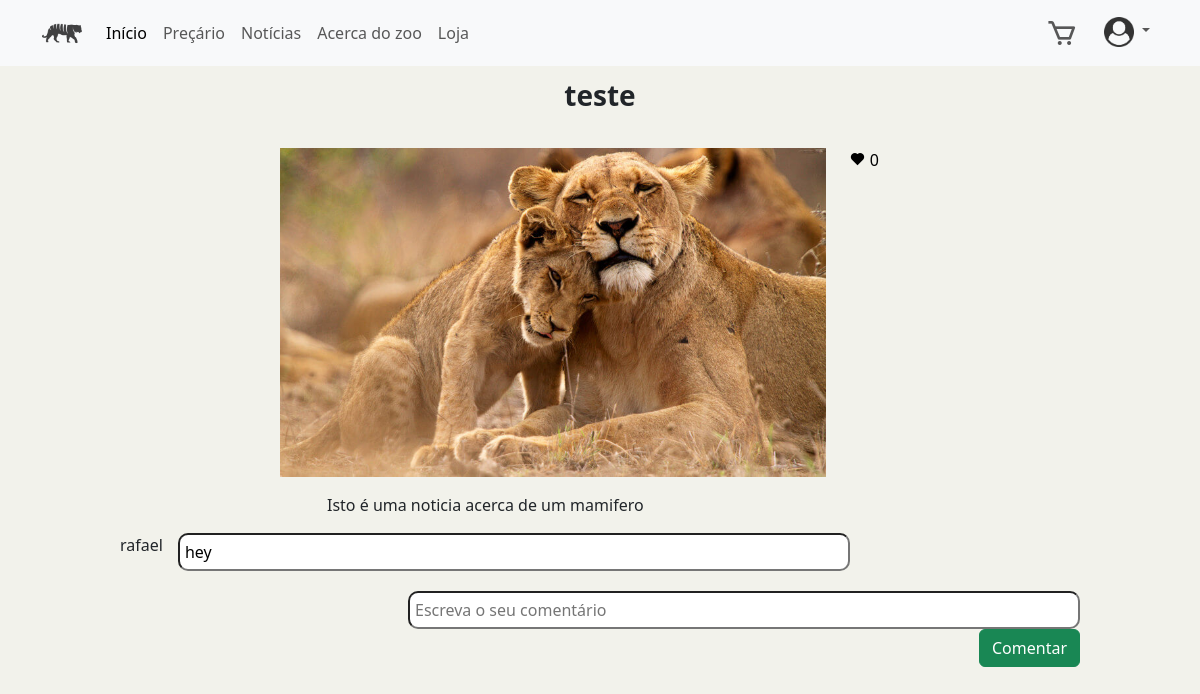
Page /noticia/3 (signed in) on the committed database.
### ZOO_App/models.py (models this page shows)
class Noticia(models.Model):
    imagem = models.FileField(upload_to="noticias", null=True)
    descricao = models.CharField(max_length=200)
    titulo = models.CharField(max_length=20)

class Comentario(models.Model):
    utilizador = models.ForeignKey(Utilizador, on_delete=models.DO_NOTHING)
    noticia = models.ForeignKey(Noticia, on_delete=models.CASCADE)
    data = models.DateField(default= datetime.now)
    comentario = models.CharField(max_length=200)

class Utilizador(models.Model):
    user = models.OneToOneField(User, on_delete=models.CASCADE)
    data_nascimento = models.DateField()
    morada = models.CharField(max_length=100)
    numero_contribuinte = models.IntegerField()

### ZOO_App/views.py (the view)
# urls.py: path('noticia/<int:noticia_id>',views.render_detalhe_noticia, name='detalhe_noticia'),
def render_detalhe_noticia(request, noticia_id):
    noticia = get_object_or_404(Noticia, pk=noticia_id)
    comments = Comentario.objects.filter(noticia=noticia)
    like_amount = len(UtilizadorNoticia_pk.objects.filter(noticia=noticia, like=True))
    if request.user.is_authenticated:
        try:
            visualizacao = UtilizadorNoticia_pk.objects.get(utilizador=request.user.utilizador, noticia=noticia)
        except UtilizadorNoticia_pk.DoesNotExist:
            visualizacao = UtilizadorNoticia_pk(utilizador=request.user.utilizador, noticia=noticia)
        visualizacao.save()
        list = getProductsInCart(request)
        return render(request, 'ZOO_App/detalhe_noticia.html', {'noticia': noticia, "comments": comments, 'all' :list, "like": visualizacao.like, "like_amount": like_amount})
    return render(request, 'ZOO_App/detalhe_noticia.html', {'noticia': noticia, "comments": comments, "like_amount": like_amount})

### ZOO_App/views.py (called while the page is built)
def auxGetProductsInCart(utilizador):
    pcc_pk = ProdutoCarinhoCompras_pk.objects.filter(utilizador=utilizador)
    list=[]
    for item in pcc_pk:
        if item.produto.ativo==False:
            continue
        list.append(item)
    return list

def getProductsInCart(request):
    product_list = Produto.objects.all()
    utilizador = get_object_or_404(Utilizador, user_id=request.user.id)
    list = auxGetProductsInCart(utilizador)
    return list

### ZOO_App/templates/ZOO_App/detalhe_noticia.html (shortened to what this page needs)
{%extends "./index.html"%} {% block conteudo %} {% load static %}
<div class="container justify-content-center">
  <div class="row justify-content-center">
    <div class="col-auto">
      <p class="text-center fs-3 fw-bolder mt-2 d-inline-block">{{noticia.titulo}}</p>
    </div>
  </div>
  <div class="row justify-content-center mt-3">
    <div class="col-6">
      <img
        src="{{ noticia.imagem.url }}"
        alt="imagem da noticia '{{noticia.titulo}}'"
        class="mx-auto d-block" style="width: 100%"
      />
    </div>
    <div class="col-1">
      {% if request.user.is_authenticated and like %}
      <a
        href="{% url 'ZOO_App:remover_like' noticia.id %}"
        class="like"
        style="color: #000000; text-decoration: none"
      >
        <i class="bx bxs-heart" style="color: #ff0000"></i>
        {% elif request.user.is_authenticated and not like %}
        <a
        href="{% url 'ZOO_App:adicionar_like' noticia.id %}"
        class="like"
        style="color: #000000; text-decoration: none"
      >
        <i class="bx bxs-heart" style="color: #000000"></i>
        {% else %}
        <i class="bx bxs-heart" style="color: #000000"></i>
        {% endif %} {{like_amount}}
      </a>
    </div>
  </div>
  <div class="row justify-content-center mt-3">
    <div class="col-6">
      <p>{{noticia.descricao}}</p>
    </div>
  </div>
</div>
<div class="all-comments overflow-auto" style="margin-left: 10%; margin-right: 10%;">
  {% for item in comments %}
  <p class="user-name" style="float: left; margin-right: 15px;"> {{item.utilizador.user}} </p>
  <input type="textarea" class="comment-bubble" value="{{item.comentario}}" name="comment" readonly style="float: left;">
  <br><br>
  {% endfor%}
  <form action="{% url 'ZOO_App:addComentario' noticia.id %}" method="POST">
    <input type="textarea" class="comment-bubble" placeholder="Escreva o seu comentário" name="comment" style="float: right; margin-top: 10px;">
    <br><br>
    <input type="submit" name="submit" value="Comentar" class="btn btn-success" style="float: right; margin-bottom: 20px;">
  </form>
</div>
{% endblock %}

### ZOO_App/templates/ZOO_App/index.html (style rules this page uses)
a { text-decoration: none; }
body { padding: 0px; margin: 0px; width: 100%; background-color: rgb(242, 242, 235); }

### ZOO_App/templates/ZOO_App/detalhe_noticia.html (style rules this page uses)
.like { border-width: 0px; }
.comment-bubble { width:70%; border-radius: 10px; padding: 5px; }

### rows in the picture
Noticia: titulo "teste", descricao "Isto é uma noticia acerca de um mamifero"
Comentario: utilizador.user "rafael", comment "hey"

### other values in the picture
{{ like_amount }} "0"
